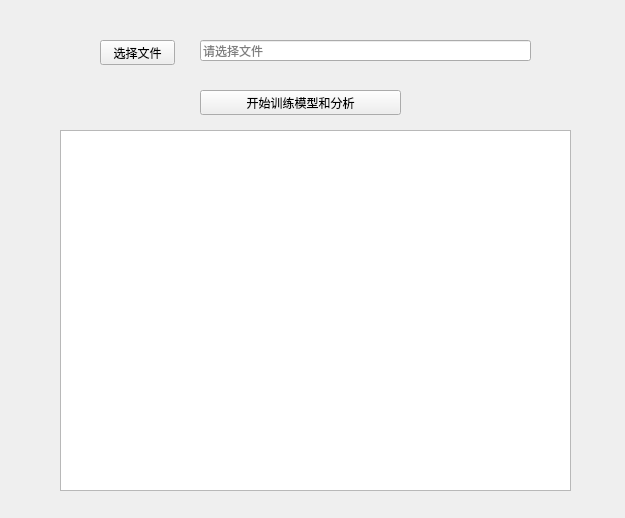
<?xml version="1.0" encoding="UTF-8"?>
<ui version="4.0">
 <class>Form</class>
 <widget class="QWidget" name="Form">
  <property name="geometry">
   <rect>
    <x>0</x>
    <y>0</y>
    <width>625</width>
    <height>518</height>
   </rect>
  </property>
  <property name="windowTitle">
   <string>分析</string>
  </property>
  <widget class="QPushButton" name="btn_analyze">
   <property name="geometry">
    <rect>
     <x>200</x>
     <y>90</y>
     <width>201</width>
     <height>25</height>
    </rect>
   </property>
   <property name="text">
    <string>开始训练模型和分析</string>
   </property>
  </widget>
  <widget class="QTextBrowser" name="textBrowser_log">
   <property name="geometry">
    <rect>
     <x>60</x>
     <y>130</y>
     <width>511</width>
     <height>361</height>
    </rect>
   </property>
   <property name="font">
    <font>
     <family>Courier New</family>
    </font>
   </property>
  </widget>
  <widget class="QPushButton" name="btn_import">
   <property name="geometry">
    <rect>
     <x>100</x>
     <y>40</y>
     <width>75</width>
     <height>25</height>
    </rect>
   </property>
   <property name="text">
    <string>选择文件</string>
   </property>
  </widget>
  <widget class="QLineEdit" name="line_file_path">
   <property name="geometry">
    <rect>
     <x>200</x>
     <y>40</y>
     <width>331</width>
     <height>21</height>
    </rect>
   </property>
   <property name="text">
    <string/>
   </property>
   <property name="readOnly">
    <bool>true</bool>
   </property>
   <property name="placeholderText">
    <string>请选择文件</string>
   </property>
  </widget>
 </widget>
 <resources/>
 <connections/>
</ui>
